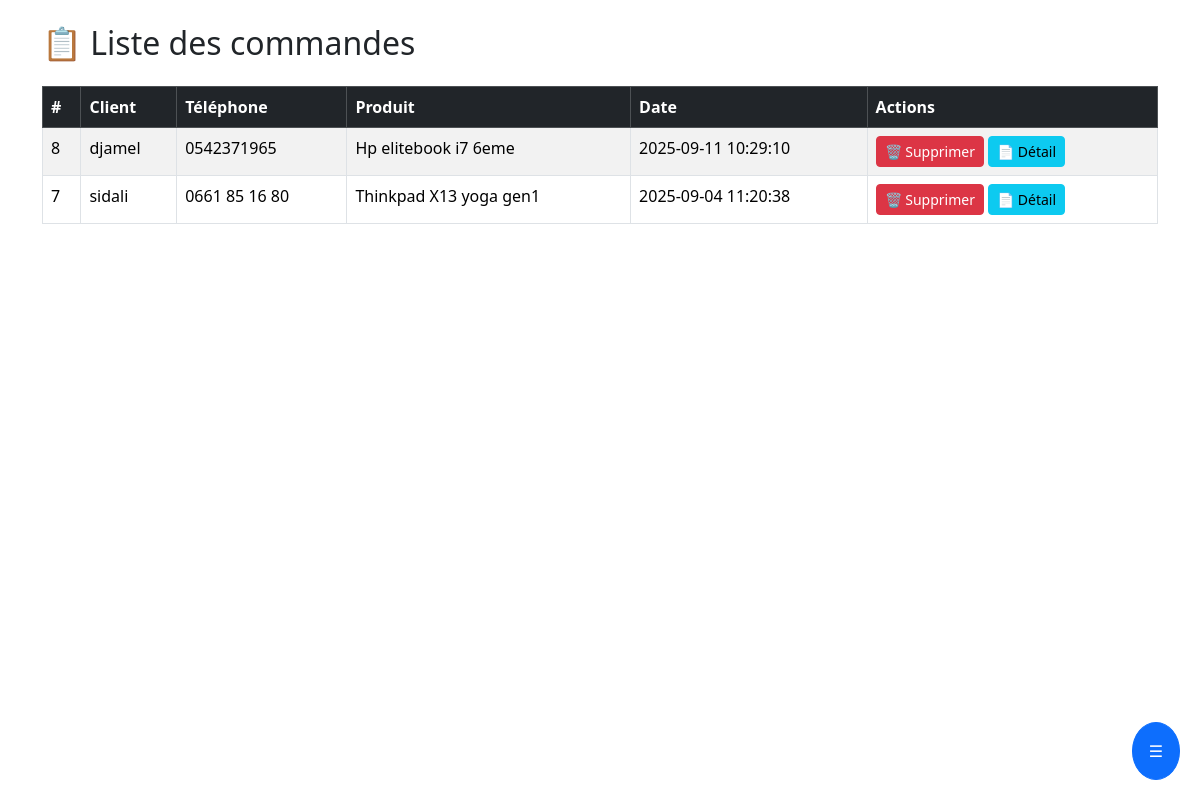
/commandes.php (signed in), run on the app's committed database.
### tables this page shows
CREATE TABLE `commandes` (
  `id` int(11) NOT NULL,
  `telephone` varchar(50) NOT NULL,
  `id_produit` int(11) NOT NULL,
  `date` datetime NOT NULL,
  `id_client` int(11) DEFAULT NULL,
  `adresse` text DEFAULT NULL,
  `commentaire` text DEFAULT NULL,
  `etat` enum('commande','appel','interesse','vente') NOT NULL
);

CREATE TABLE `users` (
  `id` int(11) NOT NULL,
  `username` varchar(100) NOT NULL,
  `password` varchar(255) NOT NULL,
  `rank` varchar(50) NOT NULL,
  `telephone` varchar(50) NOT NULL
);

CREATE TABLE `produits` (
  `id` int(11) NOT NULL,
  `code` varchar(50) NOT NULL,
  `name` varchar(100) NOT NULL,
  `description` text DEFAULT NULL,
  `quantite` int(11) DEFAULT 0,
  `photo` varchar(255) DEFAULT NULL,
  `prix_achat` decimal(10,2) DEFAULT NULL,
  `prix_vente` decimal(10,2) NOT NULL,
  `etat` enum('expose','vendue','garantie','test') DEFAULT 'expose',
  `created_at` timestamp NULL DEFAULT current_timestamp()
);

### commandes.php (the view, shortened to what this page needs)
<?php
include "includes/db.php";
include "includes/header.php";
include "includes/sidebar.php";
$sql = "SELECT c.id, c.date, c.telephone,
               cl.username AS client_name,
               p.name AS produit_name
        FROM commandes c
        LEFT JOIN users cl ON c.id_client = cl.id
        LEFT JOIN produits p ON c.id_produit = p.id
        ORDER BY c.date DESC";
$stmt = $conn->query($sql);
$commandes = $stmt->fetchAll(PDO::FETCH_ASSOC);
?>
<div class="container mt-4">
    <h2 class="mb-4">📋 Liste des commandes</h2>
    <table class="table table-bordered table-striped">
        <thead class="table-dark">
            <tr>
                <th>#</th>
                <th>Client</th>
                <th>Téléphone</th>
                <th>Produit</th>
                <th>Date</th>
                <th>Actions</th>
            </tr>
        </thead>
        <tbody>
        <?php if ($commandes): ?>
            <?php foreach ($commandes as $cmd): ?>
                <tr>
                    <td><?= $cmd['id'] ?></td>
                    <td><?= htmlspecialchars($cmd['client_name']) ?></td>
                    <td><?= htmlspecialchars($cmd['telephone']) ?></td>
                    <td><?= htmlspecialchars($cmd['produit_name']) ?></td>
                    <td><?= htmlspecialchars($cmd['date']) ?></td>
                    <td>
                        <a href="commandes.php?delete=<?= $cmd['id'] ?>"
                           class="btn btn-sm btn-danger"
                           onclick="return confirm('Supprimer cette commande ?')">🗑 Supprimer</a>
                        <a href="commande_detail.php?id=<?= $cmd['id'] ?>"
                           class="btn btn-sm btn-info">📄 Détail</a>
                    </td>
                </tr>
            <?php endforeach; ?>
        <?php else: ?>
            <tr><td colspan="6" class="text-center">Aucune commande trouvée.</td></tr>
        <?php endif; ?>
        </tbody>
    </table>
</div>

### data on the page
commandes: id "8", users.username "djamel", telephone "0542371965", id_produit.name "Hp elitebook i7 6eme", date "2025-09-11 10:29:10"
commandes: id "7", users.username "sidali", telephone "0661 85 16 80", id_produit.name "Thinkpad X13 yoga gen1", date "2025-09-04 11:20:38"
